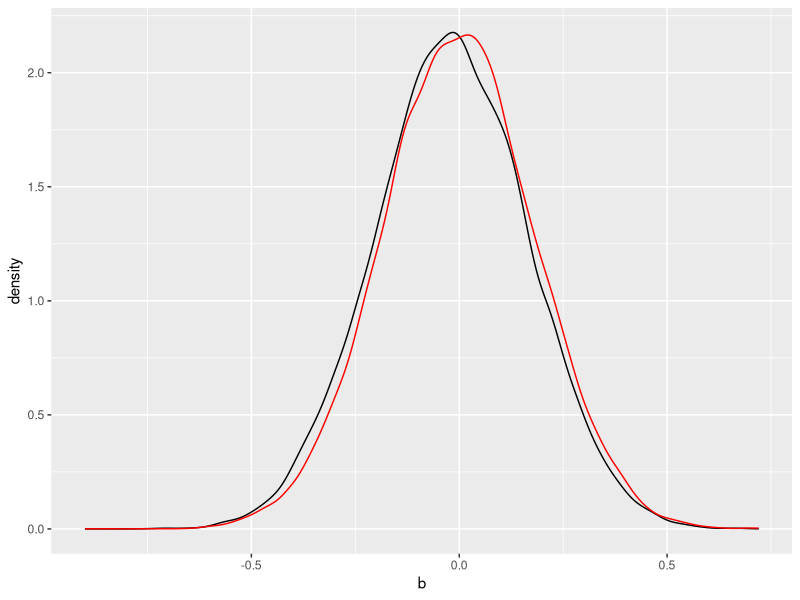
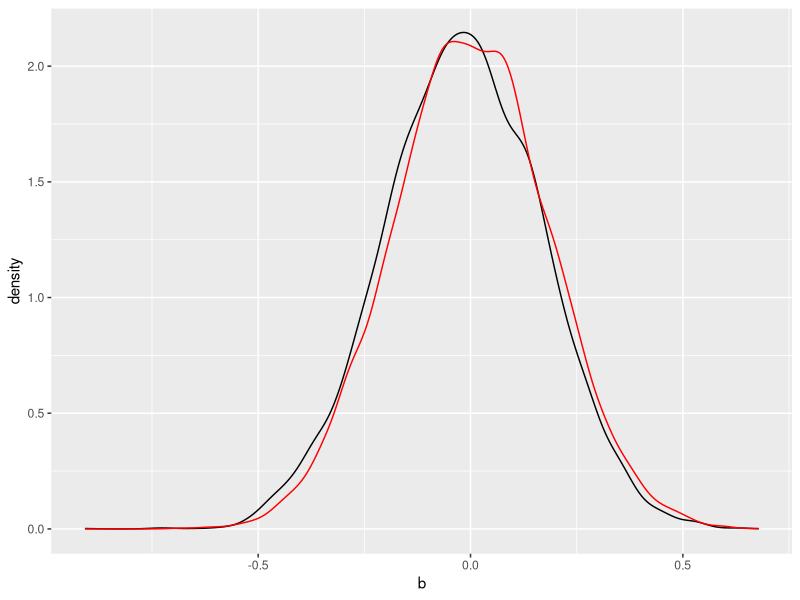
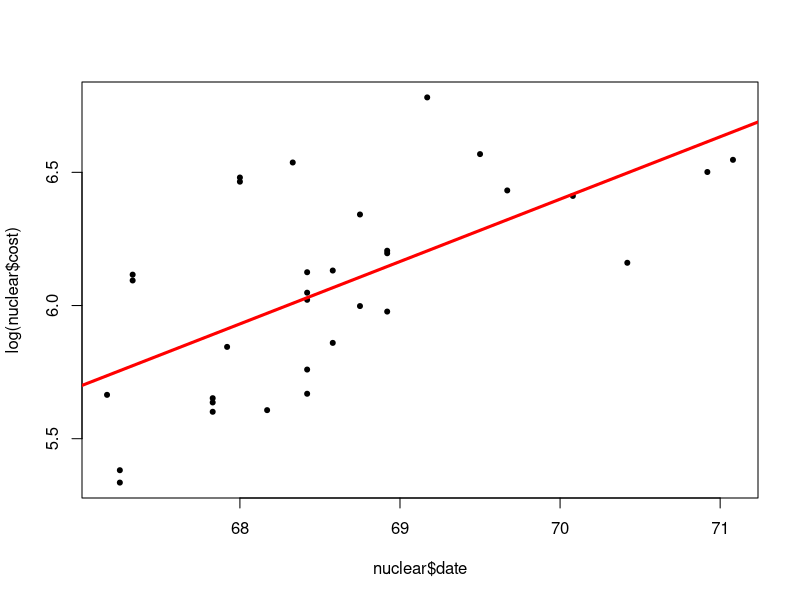
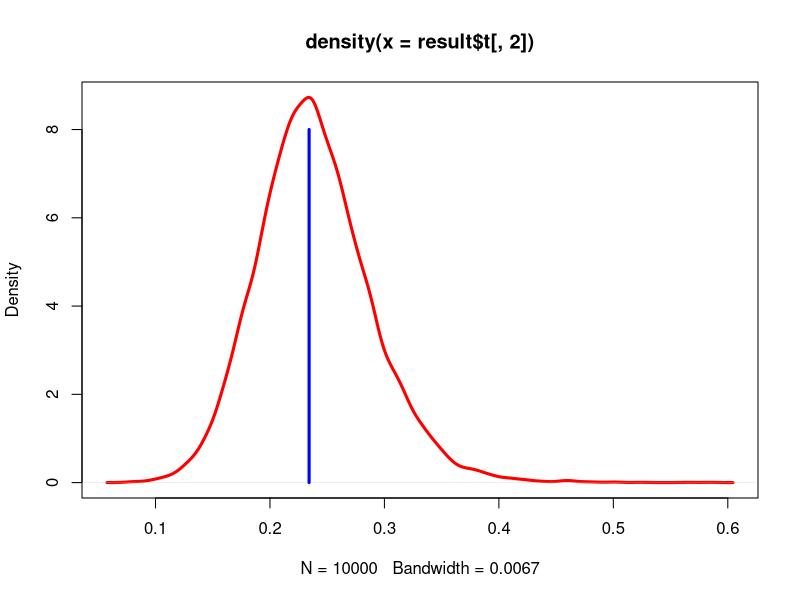
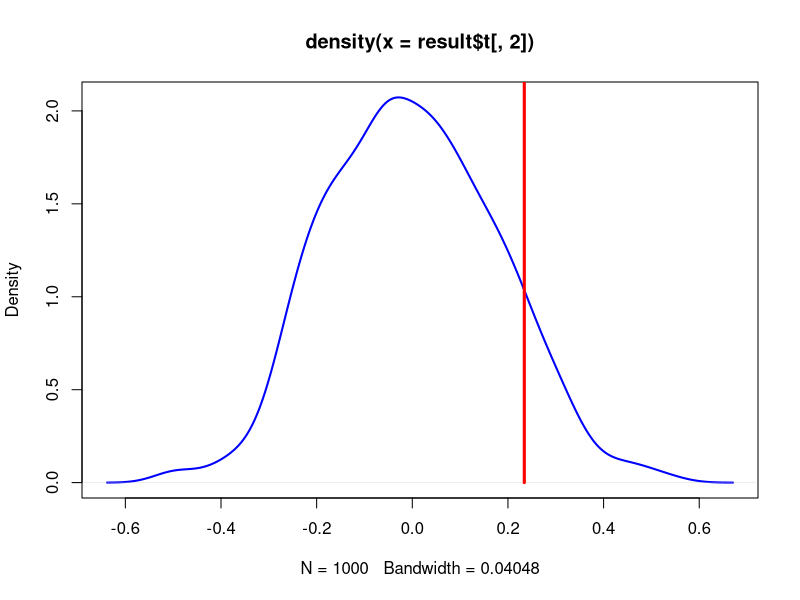
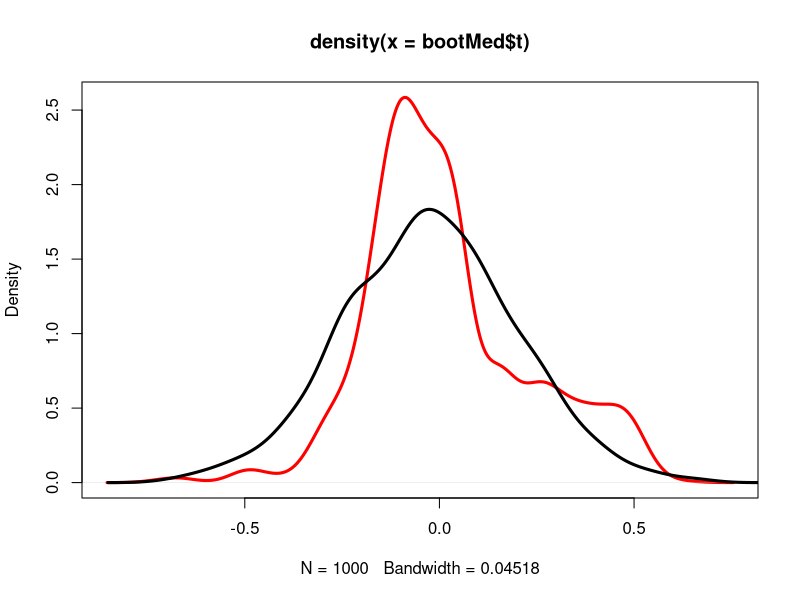

These figures' R source, in order:
## ---- chunk 1
library(ggplot2)
library(boot)
## ---- chunk 2
set.seed(333)
x          <- rnorm(30)
n          <- 30000
bootMean   <- rep(NA, n)
sampleMean <- rep(NA, n)

for(i in 1:n) {bootMean[i]   <- mean(sample(x, replace = T))}
for(i in 1:n) {sampleMean[i] <- mean(rnorm(30))}

df <- data.frame(b = bootMean,
                 s = sampleMean)

ggplot(df) + 
    geom_density(aes(x = b)) +
    geom_density(aes(x = s), colour = "red")
## ---- chunk 3
set.seed(333)
n <- 10000
sampleMean <- rep(NA, n)

for(i in 1:n) {sampleMean[i] <- mean(rnorm(30))}
meanFunc <- function(x, i) {mean(x[i])}
bootMean <- boot(x, meanFunc, n)

bootMean

df <- data.frame(b = bootMean$t,
                 s = sampleMean)

ggplot(df) + 
    geom_density(aes(x = b)) +
    geom_density(aes(x = s), colour = "red")
## ---- chunk 4
# normal
data("nuclear")

nuke.lm <- lm(log(cost) ~ date, data = nuclear)
plot(nuclear$date, log(nuclear$cost), pch = 20)
abline(nuke.lm, col = "red", lwd = 3)

# bootstrap
bs <- function(data, indices, formula) {
    d   <- data[indices,]
    fit <- lm(formula = formula, data = d)
    return(coef(fit))
}

result <- boot(data = nuclear, statistic = bs, R = 10000, 
               formula = log(cost) ~ date)
plot(density(result$t[,2]), col = "red", lwd = 3)
lines(rep(nuke.lm$coefficients[2], 10), seq(0, 8, length = 10),
      col = "blue", lwd = 3)

# Bootstrap confidence interval
boot.ci(result)
## ---- chunk 5
nuke.lm <- lm(log(cost) ~ date, data = nuclear)
resid <- rstudent(nuke.lm)
fit0 <- fitted(lm(log(cost) ~ 1, data = nuclear))
newNuc <- cbind(nuclear, resid = resid, fit0 = fit0)

bs <- function(data, indices) {
    return(coef(glm(data$fit0 + data$resid[indices] ~ data$date, 
                    data = data)))
}

result <- boot(data = newNuc, statistic = bs, R = 1000)
plot(density(result$t[,2]), lwd = 2, col = "blue")
lines(rep(coef(nuke.lm)[2], 10), seq(0, 3, length = 10), 
      col = "red", lwd = 3)
## ---- chunk 6
set.seed(555)
n <- 1000
x <- rnorm(30)
sampleMed <- rep(NA, n)

for(i in 1:n) {
    sampleMed[i] <- median(rnorm(30))
}

medFunc <- function(x, i) {
    median(x[i])
}

bootMed <- boot(x, medFunc, n)
plot(density(bootMed$t), col = "red", lwd = 3)
lines(density(sampleMed), lwd = 3)
